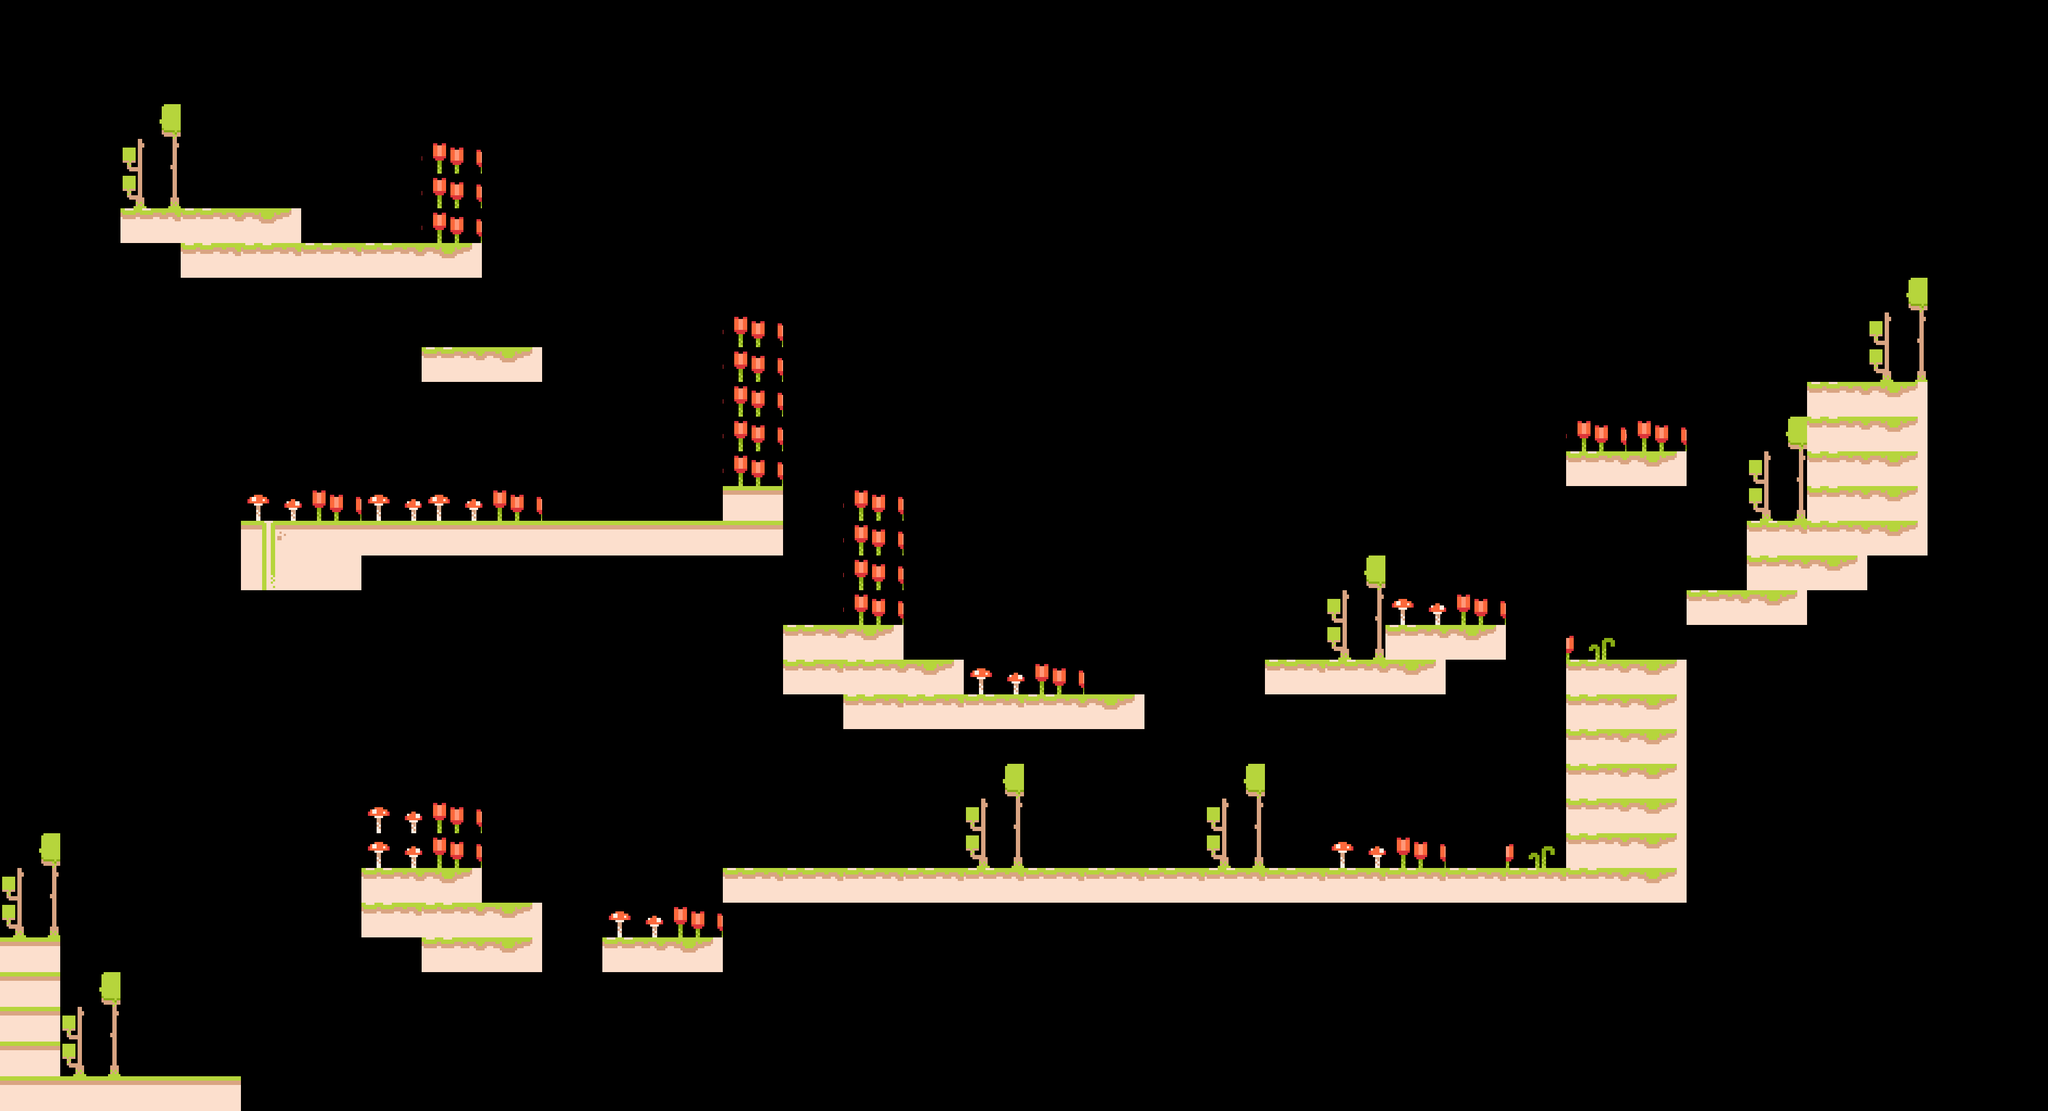

Tiled map render using the project's own tile images. Description and the whole map definition, tile-layer contents included, below:
An orthogonal 34x32 tile map with 111x64 px tiles, 2 tile layers (Decoration, Main).

<map version="1.10" tiledversion="1.11.2" orientation="orthogonal" renderorder="right-down" width="34" height="32" tilewidth="111" tileheight="64" infinite="0" nextlayerid="6" nextobjectid="1">
 <tileset firstgid="1" name="tilemap" tilewidth="111" tileheight="64" tilecount="30" columns="5">
  <image source="../graphics/tilemap.png" width="640" height="384" />
 </tileset>
 <objectgroup id="3" name="Entities" />
 <layer id="2" name="Decoration" width="34" height="32">
  <data encoding="csv">
0,0,0,0,0,0,0,0,0,0,0,0,0,0,0,0,0,0,0,0,0,0,0,0,0,0,0,0,0,0,0,0,0,0,
0,0,0,0,0,0,0,0,0,0,0,0,0,0,0,0,0,0,0,0,0,0,0,0,0,0,0,0,0,0,0,0,0,0,
0,0,0,0,0,0,0,0,0,0,0,0,0,0,0,0,0,0,0,0,0,0,0,0,0,0,0,0,0,0,0,0,0,0,
0,0,20,0,0,0,0,0,0,0,0,0,0,0,0,0,0,0,0,0,0,0,0,0,0,0,0,0,0,0,0,0,0,0,
0,0,25,0,0,0,0,17,0,0,0,0,0,0,0,0,0,0,0,0,0,0,0,0,0,0,0,0,0,0,0,0,0,0,
0,0,30,0,0,0,0,17,0,0,0,0,0,0,0,0,0,0,0,0,0,0,0,0,0,0,0,0,0,0,0,0,0,0,
0,0,0,0,0,0,0,17,0,0,0,0,0,0,0,0,0,0,0,0,0,0,0,0,0,0,0,0,0,0,0,0,0,0,
0,0,0,0,0,0,0,0,0,0,0,0,0,0,0,0,0,0,0,0,0,0,0,0,0,0,0,0,0,0,0,0,0,0,
0,0,0,0,0,0,0,0,0,0,0,0,0,0,0,0,0,0,0,0,0,0,0,0,0,0,0,0,23,0,0,20,0,0,
0,0,0,0,0,0,0,0,0,0,0,0,17,0,0,0,0,0,0,0,0,0,0,0,0,0,0,0,0,0,0,25,0,0,
0,0,0,0,0,0,0,0,0,0,0,0,17,0,0,0,0,0,0,0,0,0,0,0,0,0,0,0,0,0,0,30,0,0,
0,0,0,0,0,0,0,0,0,0,0,0,17,0,0,0,0,0,0,0,0,0,0,0,0,0,0,0,0,0,0,0,0,0,
0,0,0,0,0,0,0,0,0,0,0,0,17,0,0,0,0,0,0,0,0,0,0,0,0,0,17,17,0,20,0,0,0,0,
0,0,0,0,0,0,0,0,0,0,0,0,17,0,0,0,0,0,0,23,0,0,0,0,0,0,0,0,0,25,0,0,0,0,
0,0,0,0,16,17,16,16,17,0,0,0,0,0,17,23,0,0,0,0,0,0,0,0,0,0,0,0,0,30,0,0,0,0,
0,0,0,0,0,0,0,0,0,0,0,0,0,0,17,0,0,0,0,0,0,0,0,0,0,0,0,0,0,0,0,0,0,0,
0,0,0,0,0,0,0,0,0,0,0,0,0,0,17,0,0,0,0,0,0,0,20,0,0,0,0,0,0,0,0,0,0,0,
0,0,0,0,0,0,0,0,0,0,0,0,0,0,17,0,0,23,0,0,0,0,25,16,17,0,0,0,0,0,0,0,0,0,
0,0,0,0,0,0,0,0,0,0,0,0,0,0,0,0,0,23,0,0,0,0,30,0,0,0,18,0,0,0,0,0,0,0,
0,0,0,0,0,0,0,0,0,0,0,0,0,0,0,0,16,17,0,0,0,0,0,0,0,0,0,0,0,0,0,0,0,0,
0,0,0,0,0,0,0,0,0,0,0,0,0,0,0,0,0,0,0,0,0,0,0,0,0,0,0,0,0,0,0,0,0,0,
0,0,0,0,0,0,0,0,0,0,0,0,0,0,0,0,0,0,0,0,0,0,0,0,0,0,0,0,0,0,0,0,0,0,
0,0,0,0,0,0,0,0,0,0,0,0,0,0,0,0,20,0,0,0,20,0,0,0,0,0,0,0,0,0,0,0,0,0,
0,0,0,0,0,0,16,17,0,0,0,0,0,0,0,0,25,0,0,0,25,0,0,0,0,0,0,0,0,0,0,0,0,0,
20,0,0,0,0,0,16,17,0,0,0,0,0,0,0,0,30,0,0,0,30,0,16,17,0,18,0,0,0,0,0,0,0,0,
25,0,0,0,0,0,0,0,0,0,0,0,0,0,0,0,0,0,0,0,0,0,0,0,0,0,0,0,0,0,0,0,0,0,
30,0,0,0,0,0,0,0,0,0,16,17,0,0,0,0,0,0,0,0,0,0,0,0,0,0,0,0,0,0,0,0,0,0,
0,0,0,0,0,0,0,0,0,0,0,0,0,0,0,0,0,0,0,0,0,0,0,0,0,0,0,0,0,0,0,0,0,0,
0,20,0,0,0,0,0,0,0,0,0,0,0,0,0,0,0,0,0,0,0,0,0,0,0,0,0,0,0,0,0,0,0,0,
0,25,0,0,0,0,0,0,0,0,0,0,0,0,0,0,0,0,0,0,0,0,0,0,0,0,0,0,0,0,0,0,0,0,
0,30,0,0,0,0,0,0,0,0,0,0,0,0,0,0,0,0,0,0,0,0,0,0,0,0,0,0,0,0,0,0,0,0,
0,0,0,0,0,0,0,0,0,0,0,0,0,0,0,0,0,0,0,0,0,0,0,0,0,0,0,0,0,0,0,0,0,0
</data>
 </layer>
 <layer id="1" name="Main" width="34" height="32">
  <data encoding="csv">
0,0,0,0,0,0,0,0,0,0,0,0,0,0,0,0,0,0,0,0,0,0,0,0,0,0,0,0,0,0,0,0,0,0,
0,0,0,0,0,0,0,0,0,0,0,0,0,0,0,0,0,0,0,0,0,0,0,0,0,0,0,0,0,0,0,0,0,0,
0,0,0,0,0,0,0,0,0,0,0,0,0,0,0,0,0,0,0,0,0,0,0,0,0,0,0,0,0,0,0,0,0,0,
0,0,0,0,0,0,0,0,0,0,0,0,0,0,0,0,0,0,0,0,0,0,0,0,0,0,0,0,0,0,0,0,0,0,
0,0,0,0,0,0,0,0,0,0,0,0,0,0,0,0,0,0,0,0,0,0,0,0,0,0,0,0,0,0,0,0,0,0,
0,0,0,0,0,0,0,0,0,0,0,0,0,0,0,0,0,0,0,0,0,0,0,0,0,0,0,0,0,0,0,0,0,0,
0,0,11,11,12,0,0,0,0,0,0,0,0,0,0,0,0,0,0,0,0,0,0,0,0,0,0,0,0,0,0,0,0,0,
0,0,0,11,11,11,11,12,0,0,0,0,0,0,0,0,0,0,0,0,0,0,0,0,0,0,0,0,0,0,0,0,0,0,
0,0,0,0,0,0,0,0,0,0,0,0,0,0,0,0,0,0,0,0,0,0,0,0,0,0,0,0,0,0,0,0,0,0,
0,0,0,0,0,0,0,0,0,0,0,0,0,0,0,0,0,0,0,0,0,0,0,0,0,0,0,0,0,0,0,0,0,0,
0,0,0,0,0,0,0,11,12,0,0,0,0,0,0,0,0,0,0,0,0,0,0,0,0,0,0,0,0,0,0,0,0,0,
0,0,0,0,0,0,0,0,0,0,0,0,0,0,0,0,0,0,0,0,0,0,0,0,0,0,0,0,0,0,11,12,0,0,
0,0,0,0,0,0,0,0,0,0,0,0,0,0,0,0,0,0,0,0,0,0,0,0,0,0,0,0,0,0,11,12,0,0,
0,0,0,0,0,0,0,0,0,0,0,0,0,0,0,0,0,0,0,0,0,0,0,0,0,0,11,12,0,0,11,12,0,0,
0,0,0,0,0,0,0,0,0,0,0,0,3,0,0,0,0,0,0,0,0,0,0,0,0,0,0,0,0,0,11,12,0,0,
0,0,0,0,4,3,3,3,3,3,3,3,3,0,0,0,0,0,0,0,0,0,0,0,0,0,0,0,0,11,11,12,0,0,
0,0,0,0,9,8,0,0,0,0,0,0,0,0,0,0,0,0,0,0,0,0,0,0,0,0,0,0,0,11,12,0,0,0,
0,0,0,0,0,0,0,0,0,0,0,0,0,0,0,0,0,0,0,0,0,0,0,0,0,0,0,0,11,12,0,0,0,0,
0,0,0,0,0,0,0,0,0,0,0,0,0,11,12,0,0,0,0,0,0,0,0,11,12,0,0,0,0,0,0,0,0,0,
0,0,0,0,0,0,0,0,0,0,0,0,0,11,11,12,0,0,0,0,0,11,11,12,0,0,11,12,0,0,0,0,0,0,
0,0,0,0,0,0,0,0,0,0,0,0,0,0,11,11,11,11,12,0,0,0,0,0,0,0,11,12,0,0,0,0,0,0,
0,0,0,0,0,0,0,0,0,0,0,0,0,0,0,0,0,0,0,0,0,0,0,0,0,0,11,12,0,0,0,0,0,0,
0,0,0,0,0,0,0,0,0,0,0,0,0,0,0,0,0,0,0,0,0,0,0,0,0,0,11,12,0,0,0,0,0,0,
0,0,0,0,0,0,0,0,0,0,0,0,0,0,0,0,0,0,0,0,0,0,0,0,0,0,11,12,0,0,0,0,0,0,
0,0,0,0,0,0,0,0,0,0,0,0,0,0,0,0,0,0,0,0,0,0,0,0,0,0,11,12,0,0,0,0,0,0,
0,0,0,0,0,0,11,12,0,0,0,0,11,11,11,11,11,11,11,11,11,11,11,11,11,11,11,12,0,0,0,0,0,0,
0,0,0,0,0,0,11,11,12,0,0,0,0,0,0,0,0,0,0,0,0,0,0,0,0,0,0,0,0,0,0,0,0,0,
3,0,0,0,0,0,0,11,12,0,11,12,0,0,0,0,0,0,0,0,0,0,0,0,0,0,0,0,0,0,0,0,0,0,
3,0,0,0,0,0,0,0,0,0,0,0,0,0,0,0,0,0,0,0,0,0,0,0,0,0,0,0,0,0,0,0,0,0,
3,0,0,0,0,0,0,0,0,0,0,0,0,0,0,0,0,0,0,0,0,0,0,0,0,0,0,0,0,0,0,0,0,0,
3,0,0,0,0,0,0,0,0,0,0,0,0,0,0,0,0,0,0,0,0,0,0,0,0,0,0,0,0,0,0,0,0,0,
3,3,3,3,0,0,0,0,0,0,0,0,0,0,0,0,0,0,0,0,0,0,0,0,0,0,0,0,0,0,0,0,0,0
</data>
 </layer>
</map>
